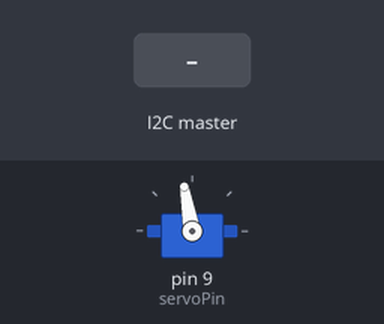
The sketch below on a simulated Arduino Uno, built with avr-gcc and run on an emulated ATmega328P. Parts: servo. The test bench sets the inputs (shaded band).

Above: at 1.2 s.
1.3 s: the I2C master sends the byte 0
At 1.9 s:
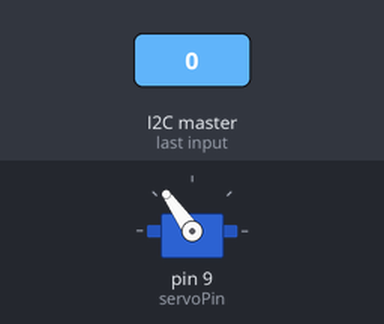
2.8 s: the I2C master sends the byte 2
At 4.0 s:
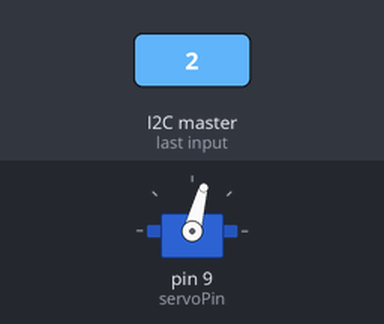
4.3 s: the I2C master sends the byte 1
At 5.4 s:
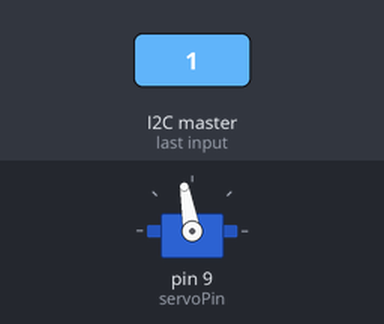
Timing chart, 0 to 7.3 s (numbered marks = the images above; inputs shaded):
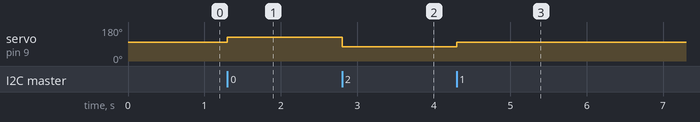

Measured:
- after the input at 1.3 s, servo on pin 9 (servoPin): 100° → 125° at once
- after the input at 2.8 s, servo on pin 9 (servoPin): 125° → 75° at once
- after the input at 4.3 s, servo on pin 9 (servoPin): 75° → 100° at once

The sketch:

ServoSlave.ino
```cpp
#include <Wire.h>
#include <Servo.h>

// Define Slave I2C Address
#define SLAVE_ADDR 9

const int servoPin = 9;
Servo servo;

byte baseAngle = 100;  // the functions will use angles relative to this position
int rightAngle = -25;
int leftAngle = 25;

int servoRead() {
  return servo.read() - baseAngle;
}

void servoWrite(int angle) {  // set the angle of the servo relative to the default position, which is not at 0 degrees
  if (servoRead() - angle == 0) {
    return;
  }
  if (baseAngle + angle < 0 or baseAngle + angle > 180) {
    return;
  }
  servo.write(baseAngle + angle);
}

bool servoMoveDir(int xDir) {
  int angle;
  if (xDir == 0) {
    angle = 0;
  }
  else if (xDir == 1) {
    angle = rightAngle;
  }
  else if (xDir == -1) {
    angle = leftAngle;
  }
  else {
    return false;
  }
  servoWrite(angle);
  return true;
}

void setup() {
  servo.attach(servoPin);

  // Initialize I2C communications as Slave
  Wire.begin(SLAVE_ADDR);

  // Function to run when data received from master
  Wire.onReceive(receiveEvent);

  servo.write(baseAngle);
}

void receiveEvent() {
  // Read while data received
  while (Wire.available() > 0) {
    int dir = Wire.read() - 1;  // the recieved data cannot be negative so it's sent with +1
    servoMoveDir(dir);
  }
}

void loop() {
  //  the slave board will check for events without putting something here
}
```
